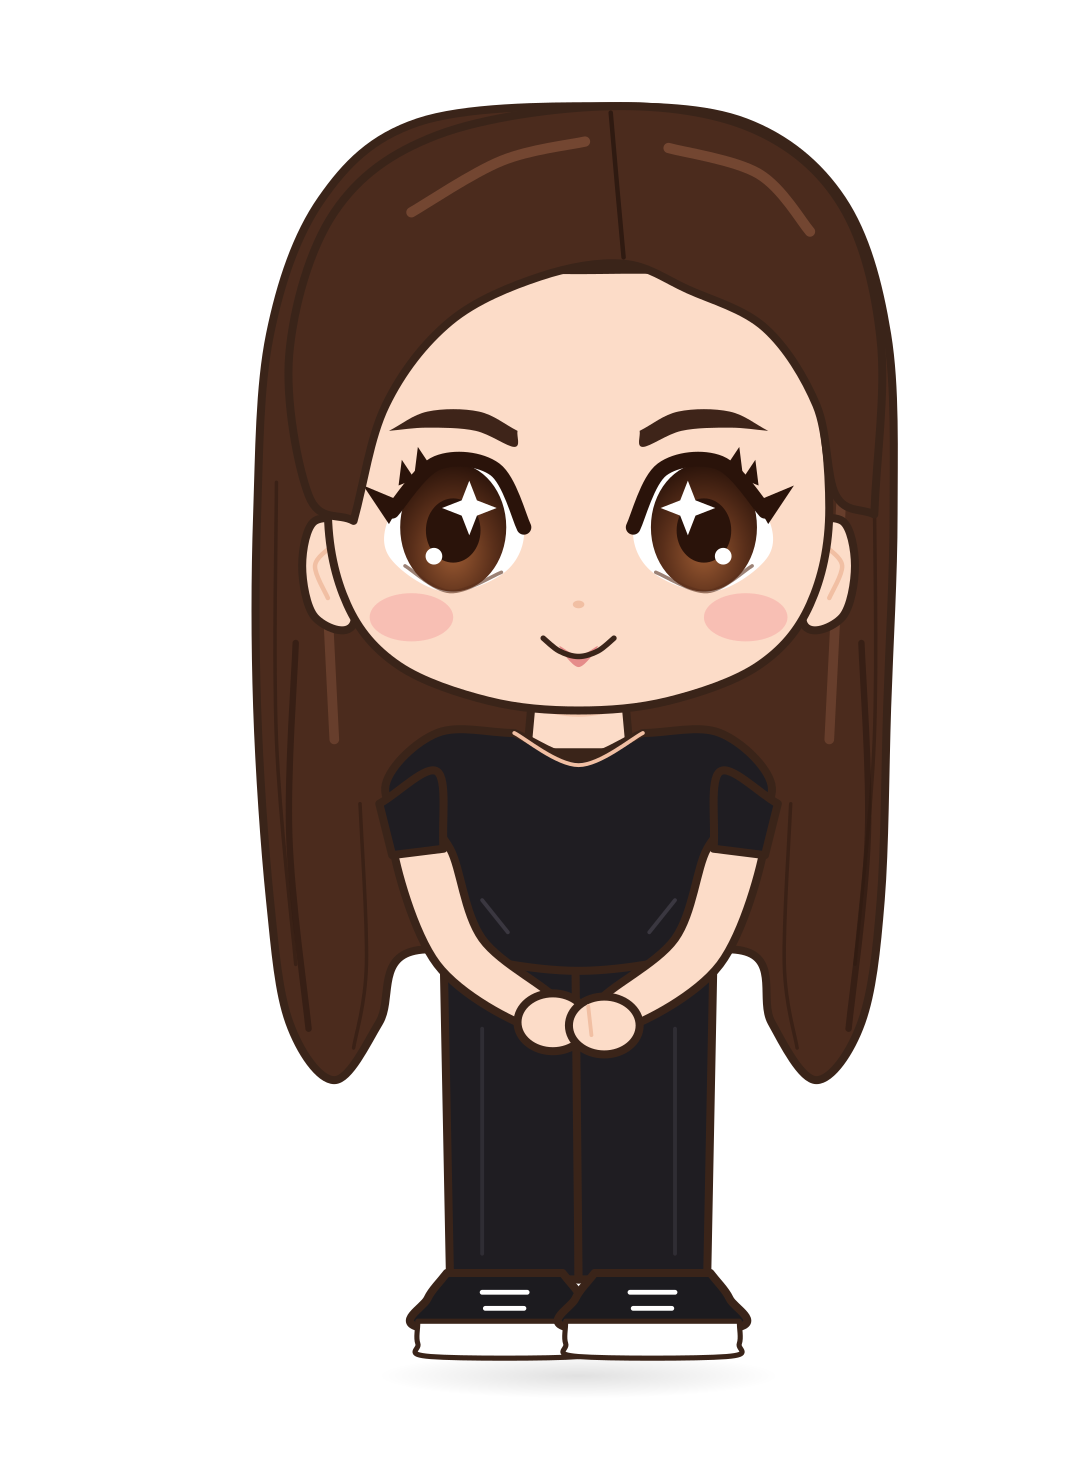

Python code for this plot:
"""Chibi version of the brand character, drawn from code as separate, animation-ready parts.

    python chibi/chibi_her.py            # writes chibi_her.svg and chibi_her.png next to this file

Coordinates are in a small 336 x 456 design space (the chibi reference size); the SVG viewBox scales it
up, so the art stays sharp at any size. Every part (hair, face, eyes, brows, mouth, arms, hands, legs,
shoes) is its own group with a pivot point, ready to be turned / swapped when she is animated.
"""
import os

import numpy as np

HERE = os.path.dirname(os.path.abspath(__file__))

COLORS = {
    "outline": "#3a2419",
    "skin": "#fcdcc8",
    "skin_shadow": "#f1bfa3",
    "blush": "#f59c9c",
    "hair": "#4b2b1d",
    "hair_dark": "#2f1a11",
    "hair_shine": "#7a4b35",
    "eye": "#5a2f1a",
    "eye_dark": "#2a130a",
    "eye_light": "#9b5a32",
    "brow": "#3e2419",
    "lip": "#e0787a",
    "tee": "#1f1d22",
    "tee_shine": "#3a3740",
    "pants": "#1f1d22",
    "shoe": "#1c1b1f",
    "sole": "#ffffff",
    "white": "#ffffff",
}
LINE = 2.5      # main outline width (design units)
THIN = 1.2

# Landmarks
cx = 180
eye_y = 164
chin_y = 221
neck_y = 214
shoulder_y = 232
hem_y = 300
hands_y = 318
ankle_y = 398
ground_y = 426

# Pivots for animation (neck turns the head, shoulders turn the arms, ...)
PIVOTS = {"neck": (cx, 214), "left_shoulder": (234, 244), "right_shoulder": (126, 244),
          "left_hip": (200, 300), "right_hip": (160, 300)}


# ---------------------------------------------------------------- tiny SVG helpers
def f(v):
    return f"{v:.2f}".rstrip("0").rstrip(".")


def smooth(pts, closed=True, corners=(), t=1 / 6):
    """Cubic Bezier path through points (Catmull-Rom); indices in `corners` stay sharp."""
    P = [np.array(p, float) for p in pts]
    n = len(P)
    d = [f"M{f(P[0][0])},{f(P[0][1])}"]
    for i in range(n if closed else n - 1):
        j = (i + 1) % n
        p0 = P[i - 1] if (closed or i > 0) else P[i]
        p3 = P[(i + 2) % n] if (closed or i + 2 < n) else P[j]
        c1 = P[i] + (P[j] - P[i]) / 3 if i in corners else P[i] + (P[j] - p0) * t
        c2 = P[j] + (P[i] - P[j]) / 3 if j in corners else P[j] - (p3 - P[i]) * t
        d.append(f"C{f(c1[0])},{f(c1[1])} {f(c2[0])},{f(c2[1])} {f(P[j][0])},{f(P[j][1])}")
    return " ".join(d) + (" Z" if closed else "")


def shape(pts, fill, stroke=True, width=LINE, corners=(), **kw):
    extra = "".join(f' {k.replace("_", "-")}="{v}"' for k, v in kw.items())
    st = f' stroke="{COLORS["outline"]}" stroke-width="{width}" stroke-linejoin="round"' if stroke else ""
    return f'<path d="{smooth(pts, True, corners)}" fill="{fill}"{st}{extra}/>'


def line(pts, color=None, width=THIN, **kw):
    extra = "".join(f' {k.replace("_", "-")}="{v}"' for k, v in kw.items())
    return (f'<path d="{smooth(pts, False)}" fill="none" stroke="{color or COLORS["outline"]}" '
            f'stroke-width="{width}" stroke-linecap="round" stroke-linejoin="round"{extra}/>')


def ellipse(c, rx, ry, fill, **kw):
    extra = "".join(f' {k.replace("_", "-")}="{v}"' for k, v in kw.items())
    return f'<ellipse cx="{f(c[0])}" cy="{f(c[1])}" rx="{f(rx)}" ry="{f(ry)}" fill="{fill}"{extra}/>'


def group(gid, *parts, **kw):
    extra = "".join(f' {k.replace("_", "-")}="{v}"' for k, v in kw.items())
    return f'<g id="{gid}"{extra}>' + "".join(parts) + "</g>"


def mirror(pts):
    return [(2 * cx - x, y) for x, y in pts]


def star(c, r, fill="#ffffff"):
    """4-point sparkle for the eyes."""
    x, y = c
    k = r * .28
    pts = [(x, y - r), (x + k, y - k), (x + r, y), (x + k, y + k), (x, y + r), (x - k, y + k), (x - r, y), (x - k, y - k)]
    return shape(pts, fill, stroke=False, corners=range(8))


# ---------------------------------------------------------------- parts
def hair_back():
    """Long hair behind the head and shoulders (the tee is drawn over it)."""
    back = shape([(cx + 6, 33), (232, 38), (262, 62), (276, 104), (278, 160), (276, 220), (274, 280), (268, 318),
                  (254, 336), (240, 318), (232, 296), (cx, 300), (128, 296), (118, 318), (104, 336), (90, 318),
                  (84, 280), (80, 220), (80, 160), (84, 104), (100, 62), (130, 38)], COLORS["hair"])
    shade = (line([(92, 200), (90, 260), (96, 320)], COLORS["hair_dark"], 2, opacity=".7") +
             line([(268, 200), (270, 260), (264, 320)], COLORS["hair_dark"], 2, opacity=".7") +
             line([(100, 150), (104, 230)], COLORS["hair_shine"], 3, opacity=".6") +
             line([(262, 150), (258, 230)], COLORS["hair_shine"], 3, opacity=".6") +
             line([(86, 150), (86, 230), (92, 300)], COLORS["hair_dark"], 1.1, opacity=".6") +
             line([(272, 150), (272, 230), (266, 300)], COLORS["hair_dark"], 1.1, opacity=".6") +
             line([(112, 250), (114, 300), (110, 326)], COLORS["hair_dark"], 1.1, opacity=".6") +
             line([(246, 250), (244, 300), (248, 326)], COLORS["hair_dark"], 1.1, opacity=".6"))
    return group("hair_back", back, shade)


def face():
    skin = shape([(cx, 84), (230, 88), (252, 116), (258, 158), (252, 188), (236, 207), (208, 218), (cx, chin_y),
                  (152, 218), (124, 207), (108, 188), (102, 158), (108, 116), (130, 88)], COLORS["skin"])
    blush = (ellipse((cx - 52, 192), 13, 7.5, COLORS["blush"], opacity=".45") +
             ellipse((cx + 52, 192), 13, 7.5, COLORS["blush"], opacity=".45"))
    nose = ellipse((cx, 188), 1.8, 1.2, COLORS["skin_shadow"])
    return group("face", skin, blush, nose)


def ear(side):
    s = 1 if side == "left" else -1           # her left ear = viewer's right
    pts = [(cx + s * 70, 166), (cx + s * 82, 162), (cx + s * 86, 176), (cx + s * 82, 192), (cx + s * 70, 194)]
    return group(f"{side}_ear", shape(pts, COLORS["skin"]),
                 line([(cx + s * 77, 170), (cx + s * 82, 176), (cx + s * 78, 186)], COLORS["skin_shadow"], 1.4))


def eye(side, state="open"):
    """state: open | half | closed | happy. Big round eyes with a star sparkle, like the reference."""
    s = 1 if side == "left" else -1
    ex, ey = cx + s * 38, eye_y
    gid = f"{side}_eye"
    if state == "closed":
        return group(gid, line([(ex - 19 * s, ey + 3), (ex, ey + 9), (ex + 20 * s, ey + 1)], COLORS["eye_dark"], 3))
    if state == "happy":
        return group(gid, line([(ex - 16, ey + 7), (ex, ey - 6), (ex + 16, ey + 7)], COLORS["eye_dark"], 3))
    top = -20 if state == "open" else -5
    outline = [(ex - 21 * s, ey), (ex - 12 * s, ey + top + 2), (ex + 6 * s, ey + top), (ex + 20 * s, ey - 5),
               (ex + 21 * s, ey + 9), (ex + 4 * s, ey + 20), (ex - 15 * s, ey + 14)]
    white = shape(outline, COLORS["white"], stroke=False)
    clip = f'<clipPath id="clip_{gid}"><path d="{smooth(outline)}"/></clipPath>'
    iris = (f'<g clip-path="url(#clip_{gid})">' +
            ellipse((ex + 1 * s, ey), 16.5, 20, "url(#iris)") +
            ellipse((ex + 1 * s, ey + 1), 8.5, 10, COLORS["eye_dark"]) +
            star((ex - 4 * s, ey - 6), 8.5) +
            ellipse((ex + 7 * s, ey + 9), 2.6, 2.6, COLORS["white"]) + "</g>")
    lt = ey + top
    lid = [(ex - 21 * s, ey), (ex - 12 * s, ey + top + 2), (ex + 6 * s, ey + top), (ex + 20 * s, ey - 5)]
    liner = line(lid, COLORS["eye_dark"], 4.6)
    wing = 10 if state == "open" else 5
    liner += shape([(ex + 17 * s, ey - 8), (ex + 29 * s, ey - wing - 3), (ex + 21 * s, ey - 1)], COLORS["eye_dark"],
                   stroke=False, corners=(0, 1, 2))
    lashes = "".join(shape([(ex + a * s, lt + b), (ex + (a + 4) * s, lt + b - 6), (ex + (a + 5) * s, lt + b + 2)],
                           COLORS["eye_dark"], stroke=False, corners=(0, 1, 2))
                     for a, b in [(8, 1), (13, 5)])
    lower = line([(ex - 14 * s, ey + 14), (ex + 2 * s, ey + 20), (ex + 16 * s, ey + 12)], COLORS["eye"], 1.1, opacity=".6")
    return group(gid, clip, white, iris, lower, liner, lashes)


def brow(side, lift=0):
    s = 1 if side == "left" else -1
    b = cx + s * 38
    y = 131 - lift
    pts = [(b - 19 * s, y + 3), (b - 7 * s, y - 3), (b + 9 * s, y - 3), (b + 21 * s, y + 3),
           (b + 9 * s, y + 2), (b - 6 * s, y + 3), (b - 18 * s, y + 8)]
    return group(f"{side}_eyebrow", shape(pts, COLORS["brow"], stroke=False, corners=(0, 3)))


def mouth(shape_name="smile"):
    if shape_name == "open":
        m = shape([(172, 199), (cx, 201), (188, 198), (186, 207), (cx, 210), (174, 206)], COLORS["lip"], width=1.4)
    else:
        m = shape([(174, 201), (cx, 204), (186, 201), (cx, 207.5)], COLORS["lip"], stroke=False, opacity=".8") + \
            line([(169, 198.5), (174, 202.5), (cx, 204.2), (186, 202.5), (191, 198.5)], COLORS["outline"], 1.7)
    return group("mouth", m)


def hair_front():
    """Top of the head and the side-swept bangs framing the forehead (the long hair is hair_back)."""
    top = shape([(90, 110), (104, 66), (136, 42), (190, 33), (234, 40), (262, 64), (274, 106), (272, 160),
                 (260, 154), (254, 126), (238, 102), (214, 90), (194, 82), (168, 86), (140, 100), (120, 126),
                 (110, 162), (96, 154)], COLORS["hair"], corners=(7, 16))
    part = line([(190, 35), (192, 58), (194, 80)], COLORS["hair_dark"], 1.4)
    shine = (line([(128, 66), (156, 50), (182, 44)], COLORS["hair_shine"], 3.2, opacity=".85") +
             line([(208, 46), (236, 54), (252, 72)], COLORS["hair_shine"], 3.2, opacity=".85"))
    return group("hair_front", top, part, shine)


def neck():
    return group("neck", shape([(166, 212), (194, 212), (196, 234), (164, 234)], COLORS["skin"], corners=(0, 1, 2, 3)),
                 shape([(166, 214), (194, 214), (194, 220), (cx, 223), (166, 220)], COLORS["skin_shadow"], stroke=False, opacity=".7"))


def torso():
    tee = shape([(160, 228), (cx, 236), (200, 228), (224, 228), (240, 244), (232, 262), (226, 262), (226, 296),
                 (cx, 302), (134, 296), (134, 262), (128, 262), (120, 244), (136, 228)], COLORS["tee"],
                corners=(0, 2, 5, 6, 7, 9, 10, 11))
    neckline = line([(160, 228), (cx, 238), (200, 228)], COLORS["skin_shadow"], 1.2)
    folds = line([(150, 280), (158, 290)], COLORS["tee_shine"], 1.2) + line([(210, 280), (202, 290)], COLORS["tee_shine"], 1.2)
    return group("torso", tee, neckline, folds)


def arm(side):
    """Short chibi arm hanging from the sleeve toward the clasped hands."""
    s = 1 if side == "left" else -1
    pts = [(cx + s * 50, 256), (cx + s * 58, 262), (cx + s * 44, 300), (cx + s * 14, 320), (cx + s * 6, 312),
           (cx + s * 30, 292), (cx + s * 40, 264)]
    sleeve = shape([(cx + s * 44, 240), (cx + s * 62, 250), (cx + s * 58, 266), (cx + s * 42, 264)], COLORS["tee"],
                   corners=(1, 2, 3))
    return group(f"{side}_arm", shape(pts, COLORS["skin"]), sleeve,
                 data_pivot=f"{PIVOTS[f'{side}_shoulder'][0]},{PIVOTS[f'{side}_shoulder'][1]}")


def hands():
    return group("hands",
                 ellipse((172, hands_y), 11, 9, COLORS["skin"], stroke=COLORS["outline"], stroke_width=LINE),
                 ellipse((188, hands_y + 1), 11, 9, COLORS["skin"], stroke=COLORS["outline"], stroke_width=LINE),
                 line([(183, hands_y - 5), (184, hands_y + 4)], COLORS["skin_shadow"], 1.2))


def leg(side):
    s = 1 if side == "left" else -1
    x_out, x_in = cx + s * 42, cx - s * 1
    pts = [(x_in, 296), (x_out, 296), (x_out - s * 2, ankle_y), (x_in + s * 1, ankle_y)]
    return group(f"{side}_leg", shape(pts, COLORS["pants"], corners=(0, 1, 2, 3)),
                 line([(cx + s * 30, 320), (cx + s * 30, 390)], COLORS["tee_shine"], 1.2, opacity=".6"))


def shoe(side):
    s = 1 if side == "left" else -1
    c = cx + s * 23
    upper = shape([(c - 18, ankle_y - 2), (c + 18, ankle_y - 2), (c + 24, 404), (c + 26, 413), (c - 26, 413),
                   (c - 24, 404)], COLORS["shoe"], corners=(0, 1))
    sole = shape([(c - 27, 411), (c + 27, 411), (c + 27, 418), (c + 23, 422), (c - 23, 422), (c - 27, 418)],
                 COLORS["sole"], width=1.6, corners=(0, 1))
    lace = line([(c - 7, ankle_y + 4), (c + 7, ankle_y + 4)], COLORS["white"], 1.5) + \
        line([(c - 6, ankle_y + 9), (c + 6, ankle_y + 9)], COLORS["white"], 1.5)
    return group(f"{side}_shoe", upper, sole, lace)


def svg(eyes="open", mouth_shape="smile", background="#ffffff"):
    defs = f"""<defs>
  <radialGradient id="iris" cx=".5" cy=".7" r=".7"><stop offset="0" stop-color="{COLORS['eye_light']}"/>
    <stop offset=".55" stop-color="{COLORS['eye']}"/><stop offset="1" stop-color="{COLORS['eye_dark']}"/></radialGradient>
  <radialGradient id="floor"><stop offset="0" stop-color="#000" stop-opacity=".12"/><stop offset="1" stop-color="#000" stop-opacity="0"/></radialGradient>
</defs>"""
    body = group("body", neck(), leg("right"), leg("left"), shoe("right"), shoe("left"), torso(),
                 arm("right"), arm("left"), hands())
    head = group("head", ear("right"), ear("left"), face(),
                 group("eyes", eye("right", eyes), eye("left", eyes)),
                 group("eyebrows", brow("right"), brow("left")), mouth(mouth_shape),
                 data_pivot=f"{PIVOTS['neck'][0]},{PIVOTS['neck'][1]}")
    character = group("character", hair_back(), body, head, hair_front())
    return (f'<svg xmlns="http://www.w3.org/2000/svg" width="1080" height="1466" viewBox="0 0 336 456">{defs}'
            f'<rect width="336" height="456" fill="{background}"/>'
            f'{ellipse((cx, ground_y + 2), 62, 7, "url(#floor)")}{character}</svg>')


if __name__ == "__main__":
    import cairosvg
    text = svg()
    with open(os.path.join(HERE, "chibi_her.svg"), "w") as fh:
        fh.write(text)
    cairosvg.svg2png(bytestring=text.encode(), write_to=os.path.join(HERE, "chibi_her.png"))
    print("saved chibi_her.svg / chibi_her.png")
